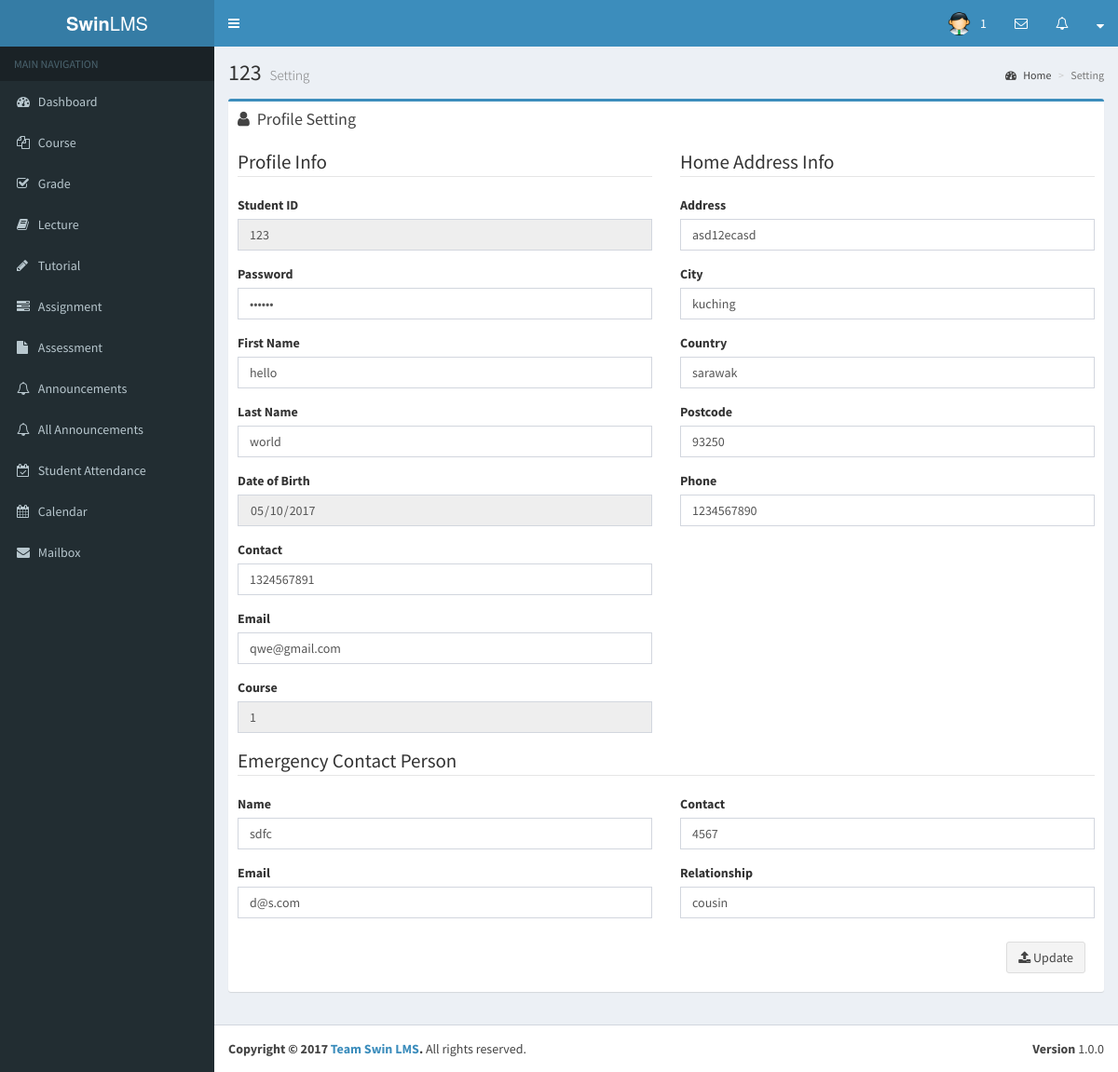
The page /lecturer/setting.php on the database its author committed.
### tables this page shows
CREATE TABLE `users` (
  `id` int(11) NOT NULL,
  `login_id` varchar(25) NOT NULL,
  `password` varchar(50) NOT NULL,
  `created` datetime NOT NULL,
  `type` varchar(10) NOT NULL,
  `email` varchar(50) NOT NULL,
  `first_name` varchar(45) NOT NULL,
  `last_name` varchar(45) NOT NULL,
  `address` varchar(100) NOT NULL,
  `city` varchar(20) DEFAULT NULL,
  `country` varchar(20) DEFAULT NULL,
  `postcode` int(10) DEFAULT NULL,
  `phone` int(15) DEFAULT NULL,
  `contact` int(11) NOT NULL,
  `course_id` int(11) DEFAULT NULL,
  `department` varchar(50) DEFAULT NULL,
  `dob` date DEFAULT NULL,
  `photo` varchar(100) DEFAULT NULL,
  `egname` varchar(50) DEFAULT NULL,
  `egemail` varchar(50) DEFAULT NULL,
  `egcontact` varchar(15) DEFAULT NULL,
  `relationship` varchar(15) DEFAULT NULL
);

### lecturer/setting.php (the view, shortened to what this page needs)
<?php
$id = $_SESSION['user_id'];
$query = "select * from users where id = '$id'";
$result = mysql_query($query);
while ($line = mysql_fetch_array($result, MYSQL_ASSOC))
{
?>
<!DOCTYPE html>
<html>
		<?php include_once('first.php') ?>
	<body class="hold-transition skin-blue sidebar-mini">
		<?php include_once('header.php')?>
        <?php include_once('sidebar.php') ?>
          <div class="content-wrapper">
            <section class="content-header">
              <h1>
                <?php echo $line['login_id']; ?>
                <small>Setting</small>
              </h1>
              <ol class="breadcrumb">
                <li><a href="dashboard.php"><i class="fa fa-dashboard"></i> Home</a></li>
                <li class="active">Setting</li>
              </ol>
            </section>
            <section class="content">
                <div class="row">
                    <div class="col-lg-12 col-xs-12">
                        <div class="box box-primary">
                            <div class="box-header">
                                <i class="fa fa-user"></i>
                                <h3 class="box-title">Profile Setting</h3>
                            </div>
                            <div class="box-body">
                                <form action="setting/update.php" method="post" enctype="multipart/form-data">
                                    <div class="row">
                                        <div class="col-lg-6">
                                            <fieldset>
                                            <legend>Profile Info</legend>
                                                <div class="form-group">
                                                    <label for="sid">Student ID</label>
                                                    <input type="text" class="form-control" id="sid" name="sid" value="<?php echo $line['login_id']; ?>" readonly>
                                                </div>
                                                <div class="form-group">
                                                    <label for="pass">Password</label>
                                                    <input type="password" class="form-control" id="pass" name="pass" value="<?php echo $line['password']; ?>">
                                                </div>
                                                <div class="form-group">
                                                    <label for="fname">First Name</label>
                                                    <input type="text" class="form-control" id="fname" name="fname" value="<?php echo $line['first_name']; ?>">
                                                </div>
                                                <div class="form-group">
                                                    <label for="lname">Last Name</label>
                                                    <input type="text" class="form-control" id="lname" name="lname" value="<?php echo $line['last_name']; ?>">
                                                </div>
                                                <div class="form-group">
                                                    <label for="dob">Date of Birth</label>
                                                    <input type="date" class="form-control" id="dob" name="dob" value="<?php echo $line['dob']; ?>" readonly>
                                                </div>
                                                <div class="form-group">
                                                    <label for="contact">Contact</label>
                                                    <input type="text" class="form-control" id="contact" name="contact" value="<?php echo $line['contact']; ?>">
                                                </div>
                                                <div class="form-group">
                                                    <label for="email">Email</label>
                                                    <input type="text" class="form-control" id="email" name="email" value="<?php echo $line['email']; ?>">
                                                </div>
                                                <div class="form-group">
                                                    <label for="course">Course</label>
                                                    <input type="text" class="form-control" id="course" name="course" value="<?php echo $line['course_id']; ?>" readonly>
                                                </div>
                                            </fieldset>
                                        </div>
                                        <div class="col-lg-6">
                                            <fieldset>
                                            <legend>Home Address Info</legend>
                                                <div class="form-group">
                                                    <label for="address">Address</label>
                                                    <input type="text" class="form-control" id="address" name="address" value="<?php echo $line['address']; ?>">
                                                </div>
                                                <div class="form-group">
                                                    <label for="city">City</label>
                                                    <input type="text" class="form-control" id="city" name="city" value="<?php echo $line['city']; ?>">
                                                </div>
                                                <div class="form-group">
                                                    <label for="country">Country</label>
                                                    <input type="text" class="form-control" id="country" name="country" value="<?php echo $line['country']; ?>">
                                                </div>
                                                <div class="form-group">
                                                    <label for="postcode">Postcode</label>
                                                    <input type="text" class="form-control" id="postcode" name="postcode" value="<?php echo $line['postcode']; ?>">
                                                </div>
                                                <div class="form-group">
                                                    <label for="phone">Phone</label>
                                                    <input type="text" class="form-control" id="phone" name="phone" value="<?php echo $line['phone']; ?>">
                                                </div>
                                            </fieldset>
                                        </div>
                                    </div>
                                    <div class="row">
                                        <div class="col-lg-12">
                                        <legend>Emergency Contact Person</legend>
                                            <div class="row">
                                                <div class="col-lg-6">
                                                    <fieldset>
                                                        <div class="form-group">
                                                            <label for="egname">Name</label>
                                                            <input type="text" class="form-control" id="egname" name="egname"  value="<?php echo $line['egname']; ?>">
                                                        </div>
                                                        <div class="form-group">
                                                            <label for="egemail">Email</label>
                                                            <input type="text" class="form-control" id="egemail" name="egemail"  value="<?php echo $line['egemail']; ?>">
                                                        </div>
                                                    </fieldset>
                                                </div>
                                                <div class="col-lg-6">
                                                    <fieldset>
                                                        <div class="form-group">
                                                            <label for="egcontact">Contact</label>
                                                            <input type="text" class="form-control" id="egcontact" name="egcontact"  value="<?php echo $line['egcontact']; ?>">
                                                        </div>
                                                        <div class="form-group">
                                                            <label for="relationship">Relationship</label>
                                                            <input type="text" class="form-control" id="relationship" name="relationship"  value="<?php echo $line['relationship']; ?>">
                                                        </div>
                                                    </fieldset>
                                                </div>
                                            </div>
                                        </div>
                                    </div>
                                    <div class="box-footer clearfix no-border">
                                        <button type="submit" class="btn btn-default pull-right"><i class="fa fa-upload"></i> Update</button>
                                    </div>
                                </form>
                                <?php
                                    }
                                ?>
                            </div>
                        </div>
                    </div>
                </div>
            </section>
          </div>
        <?php include_once('footer.php') ?>
	</body>
</html>

### lecturer/header.php (shortened to what this page needs)
<header class="main-header">
    <a href="dashboard.php" class="logo">
      <span class="logo-lg"><b>Swin</b>LMS</span>
    </a>
    <nav class="navbar navbar-static-top">
      <a href="#" class="sidebar-toggle" data-toggle="offcanvas" role="button">
      </a>
      <div class="navbar-custom-menu">
        <ul class="nav navbar-nav">
          <li class="dropdown user user-menu">
            <a href="dashboard.php" class="dropdown-toggle" data-toggle="dropdown">
              <img src="../dist/img/admin.ico" class="user-image" alt="User Image">
              <span class="hidden-xs"><?php echo $_SESSION['user_id']; ?></span>
            </a>
          </li>
          <li class="dropdown messages-menu">
            <a href="#" class="dropdown-toggle" data-toggle="dropdown">
              <i class="fa fa-envelope-o"></i>
            </a>
          </li>
          <li class="dropdown notifications-menu">
            <a href="#" class="dropdown-toggle" data-toggle="dropdown">
              <i class="fa fa-bell-o"></i>
            </a>
          </li>
          <li class="dropdown notifications-menu">
            <a href="#" class="dropdown-toggle" data-toggle="dropdown">
              <i class="fa fa-sort-down"></i>
            </a>
          </li>
        </ul>
      </div>
    </nav>
  </header>

### lecturer/sidebar.php
<aside class="main-sidebar">
    <section class="sidebar">
<ul class="sidebar-menu">
        <li class="header">MAIN NAVIGATION</li>
        <li>
          <a href="dashboard.php">
            <i class="fa fa-dashboard"></i> <span>Dashboard</span>
          </a>
        </li>
        <li>
          <a href="course_list.php">
            <i class="fa fa-files-o"></i>
            <span>Course</span>
          </a>
        </li>
        <li>
          <a href="grade.php">
            <i class="fa fa-check-square-o"></i>
            <span>Grade</span>
          </a>
        </li>
        <li>
          <a href="lecture_note.php">
            <i class="fa fa-book"></i>
            <span>Lecture</span>
          </a>
        </li>
        <li>
          <a href="tutorial.php">
            <i class="fa fa-pencil"></i>
            <span>Tutorial</span>
          </a>
        </li>
        <li>
          <a href="assignment.php">
            <i class="fa fa-tasks"></i>
            <span>Assignment</span>
          </a>
        </li>
        <li>
          <a href="assessment.php">
            <i class="fa fa-file"></i>
            <span>Assessment</span>
          </a>
        </li>
        <li>
          <a href="announcements.php">
            <i class="fa fa-bell-o"></i>
            <span>Announcements</span>
          </a>
        </li>
        <li>
          <a href="all_announcements.php">
            <i class="fa fa-bell-o"></i>
            <span>All Announcements</span>
          </a>
        </li>
        <li>
          <a href="attendance.php">
            <i class="fa fa-calendar-check-o"></i>
            <span>Student Attendance</span>
          </a>
        </li>
        <li>
          <a href="#">
            <i class="fa fa-calendar"></i> <span>Calendar</span>
          </a>
        </li>
        <li>
          <a href="mailbox.php">
            <i class="fa fa-envelope"></i> <span>Mailbox</span>
          </a>
        </li>
      </ul>
    </section>
  </aside>

### rows shown on the page
users: login "123", sid "123", fname "hello", lname "world", dob "05/10/2017", contact "1324567891", email "qwe@gmail.com", course "1", address "asd12ecasd", city "kuching", country "sarawak", postcode "93250", phone "1234567890", egname "sdfc", egemail "d@s.com", egcontact "4567", relationship "cousin"
